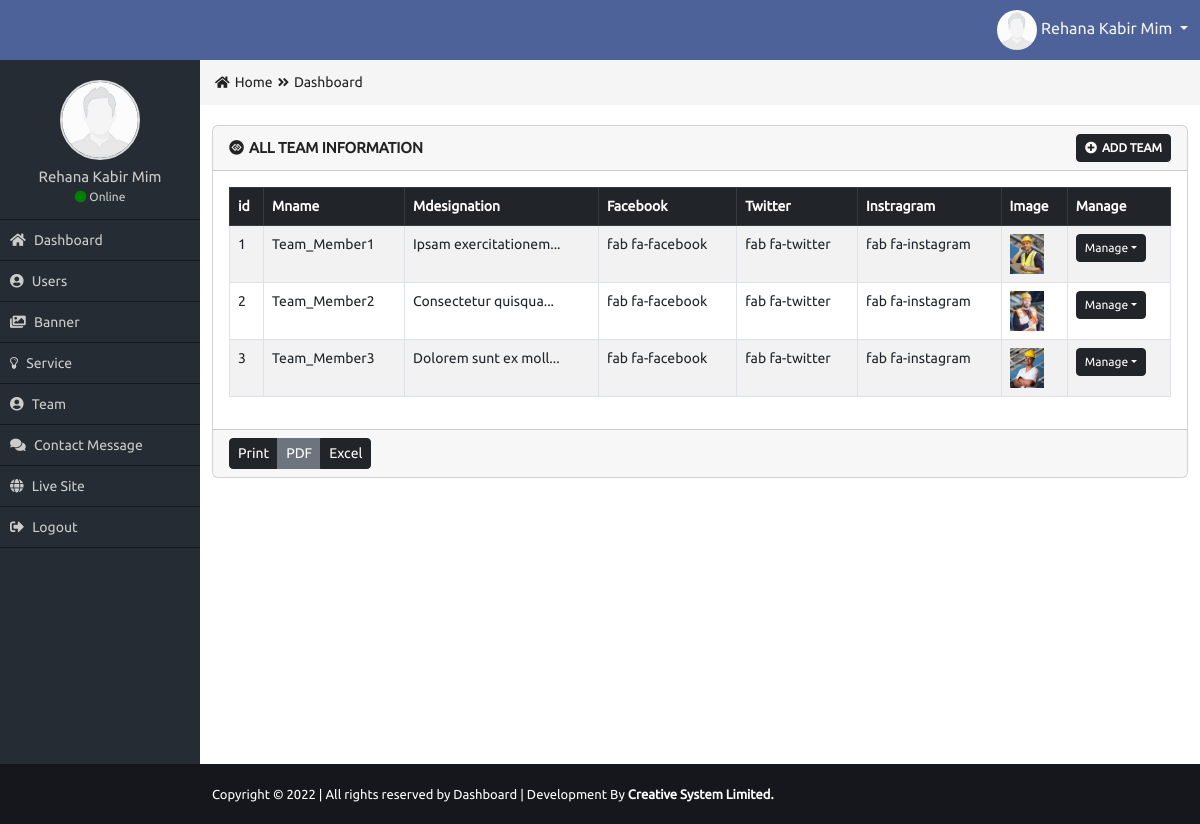
The page /admin/all-team.php (signed in) on the database its author committed.
### tables this page shows
CREATE TABLE `team` (
  `member_id` int(11) NOT NULL,
  `member_name` varchar(50) NOT NULL,
  `member_designation` varchar(50) NOT NULL,
  `member_facebook` varchar(100) NOT NULL,
  `member_twitter` varchar(100) NOT NULL,
  `member_instragram` varchar(100) NOT NULL,
  `member_photo` varchar(50) NOT NULL
);

### admin/functions/function.php (called while the page is built, shortened)
<?php session_start();
function get_header(){
    require_once("includes/header.php");
}
function get_sitebar(){
    require_once("includes/sidebar.php");
}
function get_footer(){
    require_once("includes/footer.php");
}
?>

### admin/all-team.php (the view, shortened to what this page needs)
<?php
require_once("functions/function.php");
if($_SESSION['role']=='1'){
get_header();
get_sitebar();
?>
                    <div class="row">
                        <div class="col-md-12">
                            <div class="card mb-3">
                              <div class="card-header">
                                <div class="row">
                                    <div class="col-md-8 card_title_part">
                                        <i class="fab fa-gg-circle"></i>All Team Information
                                    </div>
                                    <div class="col-md-4 card_button_part">
                                        <a href="add-team.php" class="btn btn-sm btn-dark"><i class="fas fa-plus-circle"></i>Add Team</a>
                                    </div>
                                </div>
                              </div>
                              <div class="card-body">
                                <table class="table table-bordered table-striped table-hover custom_table">
                                  <thead class="table-dark">
                                    <tr>
                                    <th>id</th>
                                      <th>Mname</th>
                                      <th>Mdesignation</th>
                                      <th>Facebook</th>
                                      <th>Twitter</th>
                                      <th>Instragram</th>
                                      <th>Image</th>
                                      <th>Manage</th>
                                    </tr>
                                  </thead>
                                  <tbody>
                                  <?php
                                  $id=1;
                                        $sel="SELECT * FROM  team  ORDER BY  member_id ASC";
                                        $Q = mysqli_query($con,$sel);
                                        while($data=mysqli_fetch_assoc($Q)){
                                  ?>
                                    <tr>
                                    <td><?php echo $id;  $id++; ?></td>
                                      <td><?= $data['member_name'];?></td>
                                      <td><?=substr($data['member_designation'],0,50); ?>...</td>
                                      <td><?= $data['member_facebook'];?></td>
                                      <td><?= $data['member_twitter'];?></td>
                                      <td><?= $data['member_instragram'];?></td>
                                      <td>
                                        <?php if($data['member_photo']!=''){?>
                                        <img height="40" class="img200" src="uploads/<?= $data['member_photo']; ?>" alt="service"/>
                                        <?php }   else{ ?>
                                          <img height="40" src="images/avatar.jpg" alt="avatar"/>
                                        <?php } ?>
                                      </td>
                                      <td>
                                          <div class="btn-group btn_group_manage" role="group">
                                            <button type="button" class="btn btn-sm btn-dark dropdown-toggle" data-bs-toggle="dropdown" aria-expanded="false">Manage</button>
                                          </div>
                                      </td>
                                    </tr>
                                    <?php }?>
                                  </tbody>
                                </table>
                              </div>
                              <div class="card-footer">
                                <div class="btn-group" role="group" aria-label="Button group">
                                  <button type="button" class="btn btn-sm btn-dark">Print</button>
                                  <button type="button" class="btn btn-sm btn-secondary">PDF</button>
                                  <button type="button" class="btn btn-sm btn-dark">Excel</button>
                                </div>
                              </div>
<?php
get_footer();
}else{
  header('Location:index.php');
}
?>

### admin/includes/header.php (shortened to what this page needs)
<!DOCTYPE html>
<html lang="en">
<head>
  <link rel="stylesheet" href="css/bootstrap.min.css">
  <link rel="stylesheet" href="css/all.min.css">
  <link rel="stylesheet" href="css/style.css">
  <link rel="stylesheet" href="https://cdnjs.cloudflare.com/ajax/libs/font-awesome/4.7.0/css/font-awesome.min.css">
</head>
<body>
  <header>
    <div class="container-fluid header_part">
      <div class="row">
        <div class="col-md-2"></div>
        <div class="col-md-7"></div>
        <div class="col-md-3 top_right_menu text-end">
          <div class="dropdown">
            <button class="btn dropdown-toggle top_right_btn" type="button" data-bs-toggle="dropdown"
              aria-expanded="false">
              <?php
              if (!empty($_SESSION['pic'])) {
                ?>
                <img class="img200" src=("uploads/<?= $_SESSION['pic'] ?>" alt="avatar" />
                <?php
              } else {
                ?>
                <img height="100" src="images/avatar.jpg" alt="avatar" />
                <?php
              }
              ?>
              <?= $_SESSION['name']; ?>
            </button>
          </div>
        </div>
      </div>
    </div>
  </header>

### admin/includes/sidebar.php
<section>
    <div class="container-fluid content_part">
        <div class="row">
            <div class="col-md-2 sidebar_part">
                <div class="user_part">
                    <?php
                    if (!empty($_SESSION['pic'])) {
                        ?>
                        <img class="img200" src=("uploads/<?= $_SESSION['pic'] ?>" alt="avatar" />
                        <?php
                    } else {
                        ?>
                        <img height="100" src="images/avatar.jpg" alt="avatar" />
                        <?php
                    }
                    ?>
                    <h5>
                        <?= $_SESSION['name']; ?>
                    </h5>
                    <p><i class="fas fa-circle"></i> Online</p>
                </div>
                <div class="menu">
                    <ul>
                        <li><a href="index.PHP"><i class="fas fa-home"></i> Dashboard</a></li>
                        <?php if ($_SESSION['role'] == '1') { ?>
                            <li><a href="all-user.PHP"><i class="fas fa-user-circle"></i> Users</a></li>
                        <?php } ?>
                        <?php if ($_SESSION['role'] <= 2) { ?>
                            <li><a href="all-banner.php"><i class="fas fa-images"></i> Banner</a></li>
                        <?php } ?>
                        <li><a href="all-service.php"><i class="fa fa-lightbulb"></i> Service</a></li>
                        <li><a href="all-team.php"><i class="fas fa-user-circle"></i> Team</a></li>
                        <li><a href="all-message.php"><i class="fas fa-comments"></i> Contact Message</a></li>
                        <li><a href="#"><i class="fas fa-globe"></i> Live Site</a></li>
                        <li><a href="logout.php"><i class="fas fa-sign-out-alt"></i> Logout</a></li>
                    </ul>
                </div>
            </div>
            <div class="col-md-10 content">
                <div class="row">
                    <div class="col-md-12 breadcumb_part">
                        <div class="bread">
                            <ul>
                                <li><a href=""><i class="fas fa-home"></i>Home</a></li>
                                <li><a href=""><i class="fas fa-angle-double-right"></i>Dashboard</a></li>
                            </ul>
                        </div>
                    </div>
                </div>

### admin/includes/footer.php (shortened to what this page needs)
</div>
            </div>
        </div>
    </section>
    <footer>
        <div class="container-fluid footer_part">
            <div class="row">
                <div class="col-md-2"></div>
                <div class="col-md-10 copyright">
                    <p>Copyright &copy; 2022 | All rights reserved by Dashboard | Development By <a href="#">Creative System Limited.</a></p>
                </div>
            </div>
        </div>
    </footer>
  </body>
</html>

### admin/css/style.css (style rules this page uses)
* { margin: 0px; padding: 0px; outline: 0px; }
img { border: 0px; }
ul, ol { list-style-type: none; }
p { margin: 0px; padding: 0px; }
a { text-decoration: none; }
body { font-family: 'Ubuntu', sans-serif; overflow-x: hidden; }
.header_part { background-color: #4D6299; padding: 4px 0px 4px; }
.top_right_btn { border: none!important; color: #f4f4f4; }
.top_right_btn img { width: 40px; height: 40px; border-radius: 50%; }
.sidebar_part { background-color: #252c34; height: 88vh; padding-left: 0px; padding-right: 0px; }
.user_part { padding: 20px 0px 15px; text-align: center; border-bottom: 1px solid #17181F; }
.user_part img { width: 80px; height: 80px; border-radius: 50%; border:2px solid #ddd; }
.user_part h5 { color: #ccc; font-size: 15px; line-height: 24px; margin-top: 5px; margin-bottom: 0px; }
.user_part p { font-size: 12px; color: #ccc; line-height: 15px; }
.user_part p i { color: green; }
.menu ul { padding-left: 0px; }
.menu ul li a { color: #ccc; font-size: 14px; font-weight: 500; text-decoration: none; line-height: 40px; display: block; border-bottom: 1px solid #17181F; padding-left: 10px; transition: all linear 0.5s; }
.menu ul li a i { margin-right: 5px; }
.breadcumb_part { background-color: #f5f5f5; padding-left:0px; padding-right: 0px; margin-bottom: 20px; }
.bread ul { padding: 0px; margin: 0px; padding-left: 15px; }
.bread ul li { float: left; }
.bread ul li a { color: #222222; line-height: 45px; font-size: 14px; padding-right: 5px; display: block; }
.bread ul li a i { padding-right: 5px!important; font-size: 13px; }
.footer_part { background-color: #16171D; }
.copyright p { font-size: 13px; line-height: 60px; display: inline-block!important; color: #fff; }
.copyright p a { color: #fff; font-weight: bold; }
.card_title_part { color: #222222; font-size: 15px; text-transform: uppercase; font-weight: bold; margin-top: 3px; }
.card_title_part i { margin-right: 5px; }
.card_button_part { text-align: right; }
.card_button_part a { font-size: 12px; text-transform: uppercase; font-weight: bold; }
.card_button_part a i { margin-right: 5px; }
.btn_group_manage button { font-size: 12px; font-weight: 500; }
.custom_table { font-size: 14px; }
.img200 { max-width: 300px; max-height: 200px; }

### rows shown on the page
team: member_name "Team_Member1", member_designation "Ipsam exercitationem", member_facebook "fab fa-facebook", member_twitter "fab fa-twitter", member_instragram "fab fa-instagram", member_photo (picture)
team: member_name "Team_Member2", member_designation "Consectetur quisqua", member_facebook "fab fa-facebook", member_twitter "fab fa-twitter", member_instragram "fab fa-instagram", member_photo (picture)
team: member_name "Team_Member3", member_designation "Dolorem sunt ex moll", member_facebook "fab fa-facebook", member_twitter "fab fa-twitter", member_instragram "fab fa-instagram", member_photo (picture)

### other values the page prints
$_SESSION['name'] "Rehana Kabir Mim"
